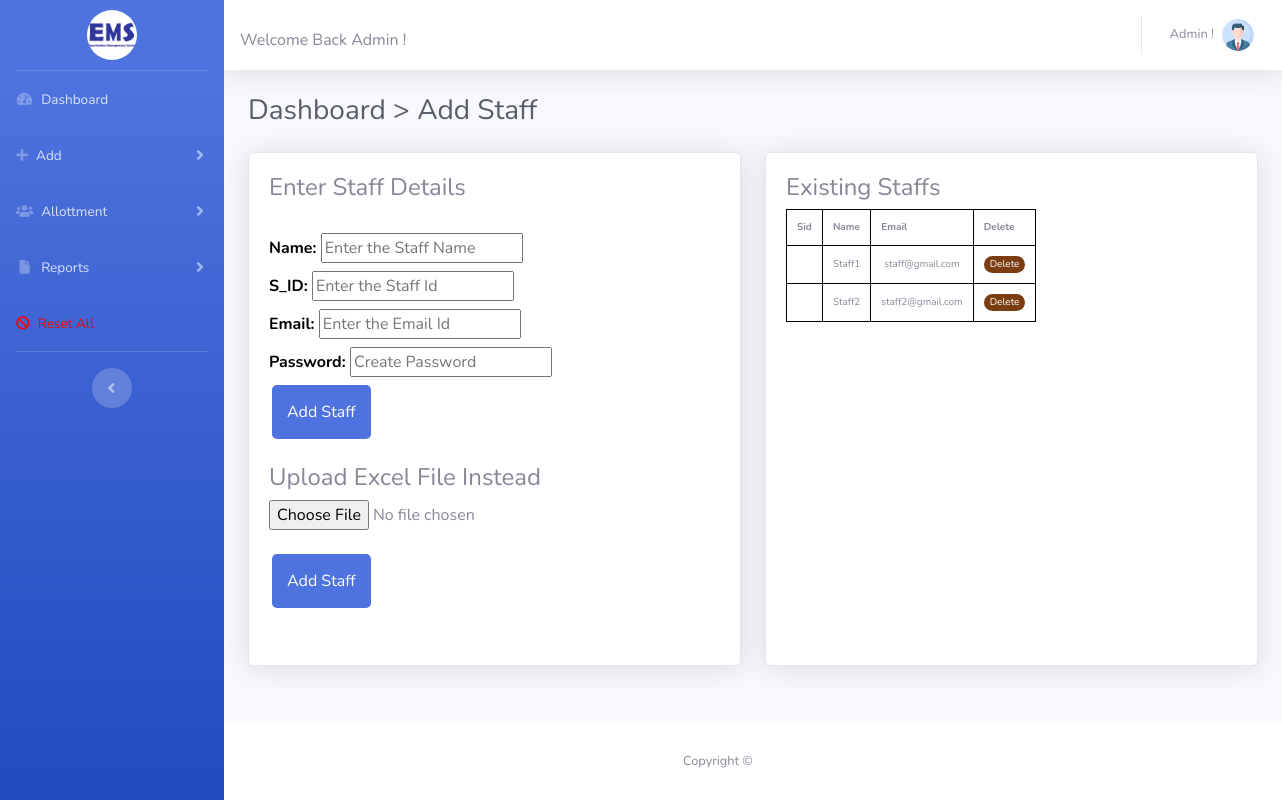
Screenshot of /addstaff.php (signed in) with the database file from the repository.
### tables this page shows
CREATE TABLE `users` (
  `id` int(11) NOT NULL,
  `name` char(255) NOT NULL,
  `email` varchar(255) NOT NULL,
  `pwd` varchar(255) NOT NULL,
  `desg` int(11) NOT NULL
);

### addstaff.php (the view, shortened to what this page needs)
<?php
    include_once('addstaffxl.php');
    if (strlen($_SESSION['userid']==0)) {
    header('location:logout.php');
    }
    else
    {
?>
<!DOCTYPE html>
<html lang="en">
<head>
    <link href="vendor/fontawesome-free/css/all.min.css" rel="stylesheet" type="text/css">
    <link href="css/sb-admin-2.min.css" rel="stylesheet">
</head>
<body id="page-top">
    <div id="wrapper">
    <div style="z-index:1;">
    <div id="sb">
            <?php include_once('includes/sidebar.php');?>
        </div>
    </div>
        <div id="content-wrapper" class="d-flex flex-column">
            <div id="content">
                <?php include_once('includes/topbar.php');?>
                <div class="container-fluid" id="myModal">
                    <h1 class="h3 mb-4 text-gray-800">Dashboard > Add Staff</h1>
                    <div class="row">
                        <div class="col-lg-6">
                            <div class="card shadow mb-4">
                                <div class="card-body sc">
                                    <div class="form-group">
                                        <form method="post">
                                            <h4>Enter Staff Details</h4><br>
                                            <label>Name: <input name="name" type="text" placeholder="Enter the Staff Name" /></label><br>
                                            <label>S_ID: <input name="sid" type="text" placeholder="Enter the Staff Id" /></label><br>
                                            <label>Email: <input name="email" type="text" placeholder="Enter the Email Id" /></label><br>
                                            <label>Password: <input name="pwd" type="password" placeholder="Create Password" /></label><br>
                                            <input type="submit" name="add" value="Add Staff" id="add" class="mybtn"/><br>
                                        </form>
                                        <br>
                                        <h4>Upload Excel File Instead</h4>
                                        <form method="POST" enctype="multipart/form-data">
                                            <input type="file" name="file">
                                            <br><br>
                                            <input type="submit" name="addstaff" value="Add Staff" class="mybtn"/>
                                        </form>
                                    </div>
                                </div>
                            </div>
                        </div>
                        <div class="col-lg-6">
                            <div class="card shadow mb-4">
                                <div class="card-body sc">
                                    <div class="form-group">
                                        <form method="post">
                                            <h4>Existing Staffs</h4>
                                            <table style="border-collapse: collapse; font-size:x-small;">
                                                <tr><th style="border:1px solid black; padding:10px;">Sid</th>
                                                <th style="border:1px solid black; padding:10px;">Name</th>
                                                <th style="border:1px solid black; padding:10px;">Email</th>
                                                <th style="border:1px solid black; padding:10px;">Delete</th></tr>
                                                <?php
                                                    $staff=mysqli_query($con,"SELECT * FROM users where desg='2'");
                                                    while($estaff = mysqli_fetch_assoc($staff))
                                                    {
                                                        echo'<tr> <td style="border:1px solid black; padding:10px;">'.$estaff['sid'].'</td>';
                                                        echo'<td style="border:1px solid black; padding:10px;">'.$estaff['name'].'</td>';
                                                        echo'<td style="border:1px solid black; padding:10px;">'.$estaff['email'].'</td>';
                                                        echo '<td style="border:1px solid black; padding:10px;"><button name="delete" id="delete" class="del" value="'.$estaff['id'].'">Delete</button></td></tr>';
                                                    }
                                                ?>
                                            </table>
                                        </form>
                                    </div>
                                </div>
                            </div>
                        </div>
            </div>
           <div style="  position: absolute; left:6%; bottom:0; z-index:0; width:100%;">
                <?php include_once('includes/footer.php');?>
            </div>
        </div>
    </div>
</body>
</html>
<?php } ?>

### addstaff.php (style rules this page uses)
.sc { height:32em; overflow-y: scroll; }
.del { background:#7b3d11; color:white;border:none;border-radius:15px; width:100%;height:150%; }

### includes/sidebar.php (style rules this page uses)
body { overflow-x:hidden; }
label { font-size:16px; font-weight:bold; color:#000; }
.mybtn { width:auto;padding:15px; border-radius:5px; margin-left:3px;color:#fff; background-color:#4e73df;border:none; }
td { text-align:center; }

### rows the page displays
users: name "Staff1", email "staff@gmail.com", $estaff['id'] 1 (drawn)
users: name "Staff2", email "staff2@gmail.com", $estaff['id'] 3 (drawn)
